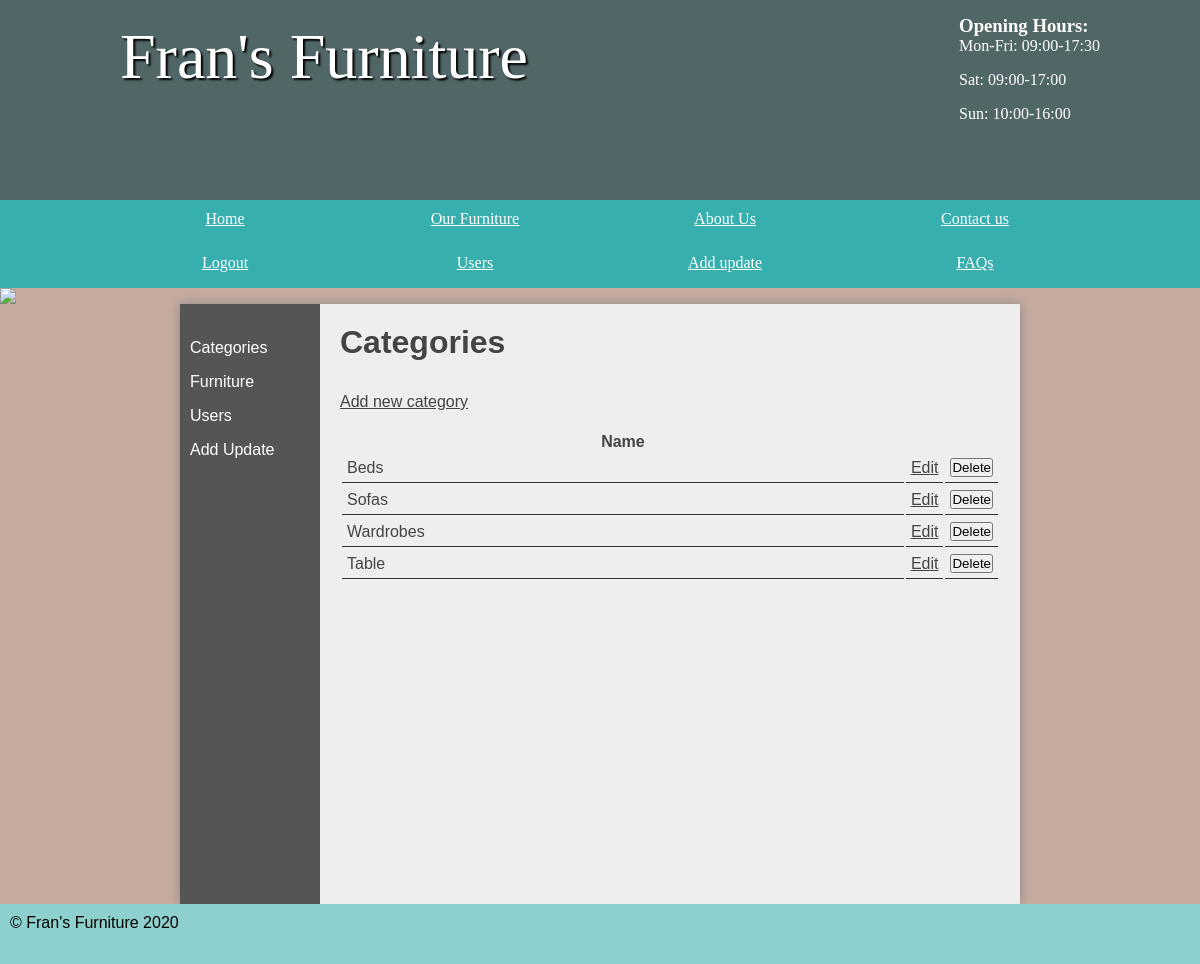
The page /categories (signed in) on the database its author committed.
### tables this page shows
CREATE TABLE `category` (
  `category_id` int(11) NOT NULL,
  `category_name` varchar(45) DEFAULT NULL
);

### pages/categories.php (called while the page is built, shortened)
<?php
	require '../pages/category_data.php';
	$contentForTemplate = loadFromTemplate('../templates/category_template.php', ['categories'=>$categories]);
?>

### pages/category_data.php (called while the page is built)
<?php
	$categoryTable=new Table('category');
	$categories=$categoryTable->findAllInDatabase();
?>

### classes/table.php (called while the page is built, shortened)
<?php
class Table{
	public $currentTable;
	function __construct($currentTable){
		$this->currentTable=$currentTable;
	}
	function findAllInDatabase(){
		global $pdo;
		$selectprpstmt=$pdo->prepare("SELECT * FROM ".$this->currentTable);
		$selectprpstmt->execute();
		return $selectprpstmt;
	}
}
?>

### templates/category_table_template.php (the view)
<?php
	echo '<table id="category-table">';
	echo '<thead>';
	echo '<tr>';
	echo '<th>Name</th>';
	echo '<th style="width: 5%">&nbsp;</th>';
	echo '<th style="width: 5%">&nbsp;</th>';
	echo '</tr>';
	foreach ($categories as $category) {
		echo '<tr>';
		echo '<td>' . $category['category_name'] . '</td>';
		echo '<td><a style="float: right" href="savecategory&cid=' . $category['category_id'] . '">Edit</a></td>';
		echo '<td><button class="delete-c" id="'.$category['category_id'].'">Delete</button></td>';
		echo '</tr>';
	}
	echo '</thead>';
	echo '</table>';
?>

### css/styles.css (style rules this page uses)
* { margin: 0; padding: 0; }
html { font-family: 'Oxygen-Regular', verdana, sans-serif; }
body { background-color: #C6AAA0; }
section a { color: #444; }
table { width: 100%; margin-top: 20px; }
td { padding: 5px; border-bottom: 1px solid #333; }

### rows shown on the page
category: category_name "Beds"
category: category_name "Sofas"
category: category_name "Wardrobes"
category: category_name "Table"
